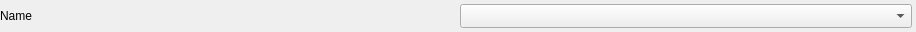
<?xml version="1.0" encoding="UTF-8"?>
<ui version="4.0">
 <class>WidgetPropDropDown</class>
 <widget class="QWidget" name="WidgetPropDropDown">
  <property name="geometry">
   <rect>
    <x>0</x>
    <y>0</y>
    <width>916</width>
    <height>32</height>
   </rect>
  </property>
  <property name="minimumSize">
   <size>
    <width>0</width>
    <height>32</height>
   </size>
  </property>
  <property name="maximumSize">
   <size>
    <width>16777215</width>
    <height>32</height>
   </size>
  </property>
  <property name="windowTitle">
   <string>Form</string>
  </property>
  <layout class="QVBoxLayout" name="verticalLayout">
   <property name="spacing">
    <number>0</number>
   </property>
   <property name="leftMargin">
    <number>0</number>
   </property>
   <property name="topMargin">
    <number>0</number>
   </property>
   <property name="rightMargin">
    <number>0</number>
   </property>
   <property name="bottomMargin">
    <number>0</number>
   </property>
   <item>
    <widget class="QFrame" name="prop_item_background">
     <property name="minimumSize">
      <size>
       <width>0</width>
       <height>0</height>
      </size>
     </property>
     <property name="accessibleDescription">
      <string>prop_item_background</string>
     </property>
     <property name="frameShape">
      <enum>QFrame::Shape::NoFrame</enum>
     </property>
     <property name="frameShadow">
      <enum>QFrame::Shadow::Raised</enum>
     </property>
     <layout class="QHBoxLayout" name="horizontalLayout">
      <property name="spacing">
       <number>8</number>
      </property>
      <property name="leftMargin">
       <number>0</number>
      </property>
      <property name="topMargin">
       <number>4</number>
      </property>
      <property name="rightMargin">
       <number>4</number>
      </property>
      <property name="bottomMargin">
       <number>4</number>
      </property>
      <item>
       <widget class="QLabel" name="label">
        <property name="sizePolicy">
         <sizepolicy hsizetype="Preferred" vsizetype="Expanding">
          <horstretch>0</horstretch>
          <verstretch>0</verstretch>
         </sizepolicy>
        </property>
        <property name="accessibleName">
         <string>prop_item</string>
        </property>
        <property name="text">
         <string>Name</string>
        </property>
       </widget>
      </item>
      <item>
       <widget class="QComboBox" name="comboBox">
        <property name="sizePolicy">
         <sizepolicy hsizetype="Preferred" vsizetype="Expanding">
          <horstretch>0</horstretch>
          <verstretch>0</verstretch>
         </sizepolicy>
        </property>
        <property name="accessibleName">
         <string/>
        </property>
        <property name="accessibleDescription">
         <string>cbox</string>
        </property>
       </widget>
      </item>
     </layout>
    </widget>
   </item>
  </layout>
 </widget>
 <resources/>
 <connections/>
</ui>
